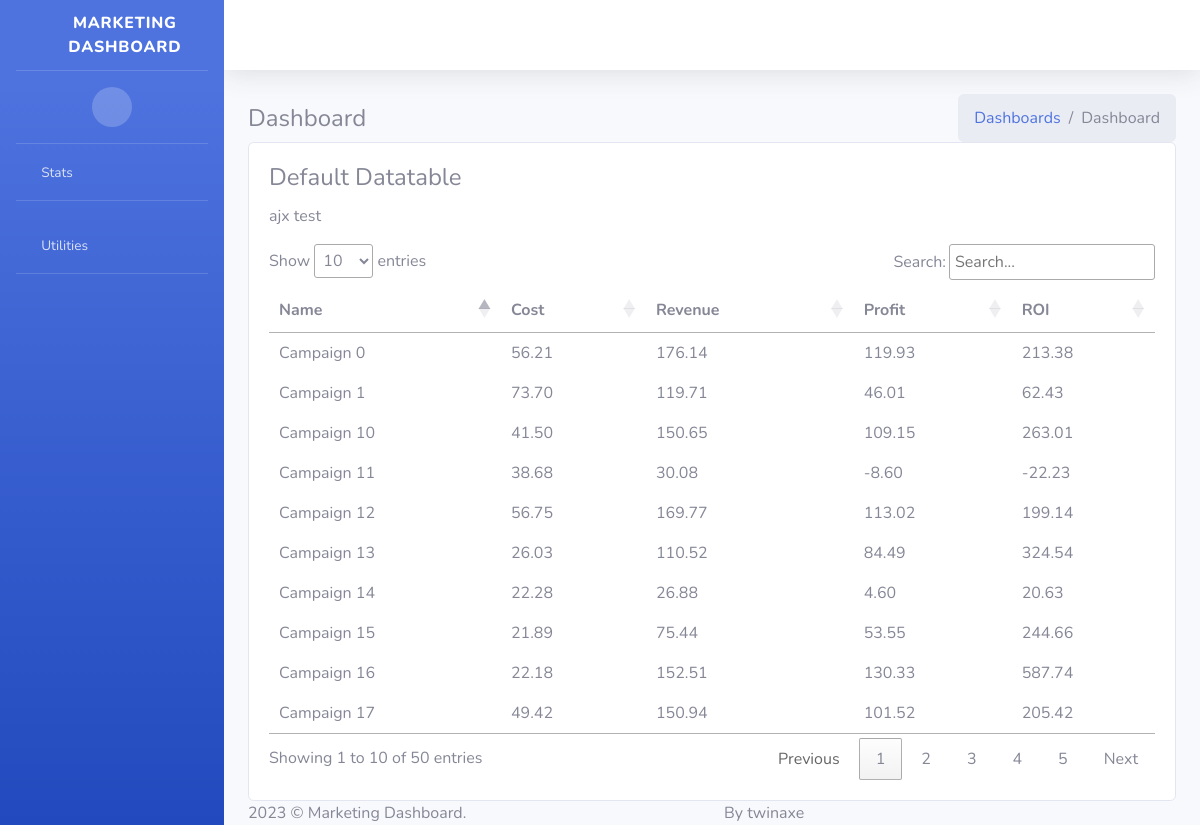
The page / on the database its author committed.
### app/models.py (models this page shows, shortened)
class TestData1(models.Model):
    name = models.CharField(max_length=255)
    cost = models.DecimalField(max_digits=8, decimal_places=2)
    revenue = models.DecimalField(max_digits=8, decimal_places=2)
    profit = models.DecimalField(max_digits=8, decimal_places=2)
    roi = models.DecimalField(max_digits=8, decimal_places=2)

### app/views.py (the view)
# urls.py: path('', views.AppView.as_view(), name='app'),
class AppView(View):
    def get(self,
            request):
        template = 'app/app.html'
        data = TestData1.objects.all().values()
        context = {}
        context['heading'] = "Das ist ein test"
        context['pageview'] = "das hier ist auch ein test"
        context['data'] = data
        nr = 1
        for add in range(20):
            name = 'campaign' + str(nr)
            cost = round(random.uniform(200, 400), 2)
            revenue = round(random.uniform(100, 700), 2)
            profit = round(revenue - cost, 2)
            roi = round((revenue - cost) / cost * 100, 2)
            nr += 1
            break
            enter = TestData1(name=name, cost=cost, revenue=revenue, profit=profit, roi=roi)
            enter.save()
        return render(request, template, context)

### app/templates/app/app.html (shortened to what this page needs)
{% extends "partials/base.html" %}
{% load static %}
{% block content %}
            <div class="container-fluid">
                {% block pagetitle %}
                    {% include "partials/page-title.html" with pagetitle="Dashboards" title="Dashboard" %}
                {% endblock pagetitle %}
                {% block modules %}
                    {% include "app/includes/app/test.html" %}
                {% endblock modules %}
            </div>
        </div>
        {% block footer %}
            {% include "partials/footer.html" %}
        {% endblock footer %}
    </div>
{% endblock content %}

### templates/partials/base.html (shortened to what this page needs)
{% load static %}
<!DOCTYPE html>
<html lang="en">
<head>
    <link href="{% static 'vendor/fontawesome-free/css/all.min.css' %}" id="bootstrap-style" rel="stylesheet"
              type="text/css"/>
    <link href="{% static 'css/sb-admin-2.min.css' %}" id="bootstrap-style" rel="stylesheet"
              type="text/css"/>
</head>
<body id="page-top">
    <div id="wrapper">
        {% block sidebar %}
        {% include "partials/sidebar.html" %}
    {% endblock sidebar %}
    <div id="content-wrapper" class="d-flex flex-column">
        <div id="content">
    {% block header %}
        {% include "partials/topbar.html" %}
    {% endblock header %}
    {% block content %}{% endblock content %}
</div>
</body>
</html>

### templates/partials/sidebar.html (shortened to what this page needs)
{% load static %}
{% block sidebar %}
        <ul class="navbar-nav bg-gradient-primary sidebar sidebar-dark accordion" id="accordionSidebar">
            <a class="sidebar-brand d-flex align-items-center justify-content-center" href="#">
                <div class="sidebar-brand-icon rotate-n-15">
                    <i class="fas fa-laugh-wink"></i>
                </div>
                <div class="sidebar-brand-text mx-3">Marketing Dashboard</div>
            </a>
            <hr class="sidebar-divider d-none d-md-block">
            <div class="text-center d-none d-md-inline">
                <button class="rounded-circle border-0" id="sidebarToggle"></button>
            </div>
            <hr class="sidebar-divider my-0">
            <li class="nav-item">
                <a class="nav-link collapsed" href="#" data-toggle="collapse" data-target="#collapseTwo"
                    aria-expanded="true" aria-controls="collapseTwo">
                    <i class="fas fa-fw fa-tachometer-alt"></i>
                    <span>Stats</span>
                </a>
            </li>
            <hr class="sidebar-divider">
            <li class="nav-item">
                <a class="nav-link collapsed" href="#" data-toggle="collapse" data-target="#collapseUtilities"
                    aria-expanded="true" aria-controls="collapseUtilities">
                    <i class="fas fa-fw fa-wrench"></i>
                    <span>Utilities</span>
                </a>
            </li>
            <hr class="sidebar-divider">
        </ul>
{% endblock sidebar %}

### templates/partials/topbar.html (shortened to what this page needs)
{% load static %}
{% block header %}
    <nav class="navbar navbar-expand navbar-light bg-white topbar mb-4 static-top shadow">
    </nav>
{% endblock header %}

### templates/partials/page-title.html
<div class="row">
    <div class="col-12">
        <div class="page-title-box d-sm-flex align-items-center justify-content-between">
            <h4 class="mb-sm-0">{{ title }}</h4>
            <div class="page-title-right">
                <ol class="breadcrumb m-0">
                    <li class="breadcrumb-item"><a href="javascript: void(0);">{{ pagetitle }}</a>
                    </li>
                    <li class="breadcrumb-item active">{{ title }}</li>
                </ol>
            </div>
        </div>
    </div>
</div>

### app/templates/app/includes/app/test.html (shortened to what this page needs)
{% load static %}
{% block extra_css %}
    <link href="https://cdn.datatables.net/1.13.3/css/jquery.dataTables.min.css" rel="stylesheet"
          type="text/css"/>
{% endblock %}
{% block modules %}
    <div class="row">
        <div class="col">
            <div class="card">
                <div class="card-body">
                    <h4 class="card-title">Default Datatable</h4>
                    <p class="card-title-desc">ajx test
                    </p>
                    <table class="datatable">
                        <thead>
                        <tr>
                            <th data-field="name">Name</th>
                            <th data-field="cost">Cost</th>
                            <th data-field="revenue">Revenue</th>
                            <th data-field="profit">Profit</th>
                            <th data-field="roi">ROI</th>
                        </tr>
                        </thead>
                        <tbody>
                        {% for x in data %}
                            <tr>
                                <td> {{ x.name }}</td>
                                <td> {{ x.cost }}</td>
                                <td> {{ x.revenue }} </td>
                                <td> {{ x.profit }} </td>
                                <td> {{ x.roi }} </td>
                            </tr>
                        {% endfor %}
                        </tbody>
                    </table>
                </div>
            </div>
        </div>
    </div>
{% endblock modules %}

### templates/partials/footer.html (shortened to what this page needs)
{% block footer %}
    <footer class="footer">
        <div class="container-fluid">
            <div class="row">
                <div class="col-sm-6">
                    © Marketing Dashboard.
                </div>
                <div class="col-sm-6">
                    <div class="text-sm-end d-none d-sm-block">
                        By twinaxe
                    </div>
                </div>
            </div>
        </div>
    </footer>
{% endblock footer %}

### rows shown on the page
TestData1: name "Campaign 0", cost "56.21", revenue "176.14", profit "119.93", roi "213.38"
TestData1: name "Campaign 1", cost "73.70", revenue "119.71", profit "46.01", roi "62.43"
TestData1: name "Campaign 10", cost "41.50", revenue "150.65", profit "109.15", roi "263.01"
TestData1: name "Campaign 11", cost "38.68", revenue "30.08", profit "-8.60", roi "-22.23"
TestData1: name "Campaign 12", cost "56.75", revenue "169.77", profit "113.02", roi "199.14"
TestData1: name "Campaign 13", cost "26.03", revenue "110.52", profit "84.49", roi "324.54"
TestData1: name "Campaign 14", cost "22.28", revenue "26.88", profit "4.60", roi "20.63"
TestData1: name "Campaign 15", cost "21.89", revenue "75.44", profit "53.55", roi "244.66"
TestData1: name "Campaign 16", cost "22.18", revenue "152.51", profit "130.33", roi "587.74"
TestData1: name "Campaign 17", cost "49.42", revenue "150.94", profit "101.52", roi "205.42"

### other values the page prints
{{ title }} "Dashboard"
{{ pagetitle }} "Dashboards"
